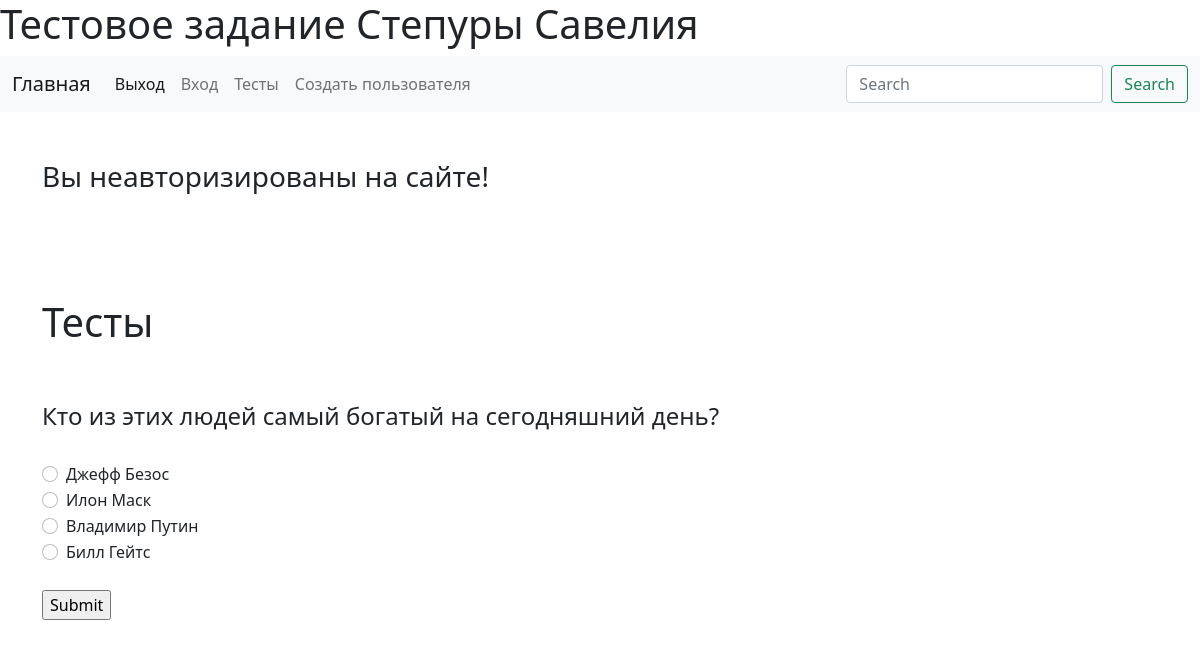
/polls/1, run on the app's committed database.
### polls/models.py (models this page shows)
class PollQuestion(models.Model):
    text = models.TextField()
    poll = models.ForeignKey(Poll, on_delete=models.CASCADE, related_name='questions')
    def __str__(self):
        return self.text

class PollQuestionChoice(models.Model):
    is_correct = models.BooleanField()
    text = models.TextField(max_length=255)
    question = models.ForeignKey(PollQuestion, on_delete=models.CASCADE, related_name='choices')
    def __str__(self):
        return self.text

### polls/views.py (the view, shortened to what this page needs)
# urls.py: path('polls/<int:pk>', pass_poll),
def pass_poll(request, pk):
    poll = get_object_or_404(Poll, pk=pk)
    ctx = {
        'test': poll,
    }
    return render(request, 'pass_poll.html', ctx)

### templates/pass_poll.html (shortened to what this page needs)
{% extends "base.html" %}
{% load static %}
{% block content %}
    <div class="container">
      <h1>Тесты</h1>
        <br>
        <br>
        <form method="post">
            {% for poll in test.questions.all %}
              <h4>{{ poll }}</h4> <br>
            {% for quest in poll.choices.all %}
                <div class="form-check">
                  <input class="form-check-input" type="radio" name="flexRadioDefault" id="flexRadioDefault1" value="{{ quest  }}">
                  <label class="form-check-label" for="flexRadioDefault1" >
                  {{ quest  }} </label>
                </div>
            {% endfor  %}
            {% endfor  %} <br>
            <input type="submit" value="Submit" name="submit">
        </form>
        <br>
        <br>
    </div>
{% endblock %}

### data on the page
PollQuestion: text "Кто из этих людей самый богатый на сегодняшний день?"
PollQuestionChoice: text "Джефф Безос"
PollQuestionChoice: text "Илон Маск"
PollQuestionChoice: text "Владимир Путин"
PollQuestionChoice: text "Билл Гейтс"
